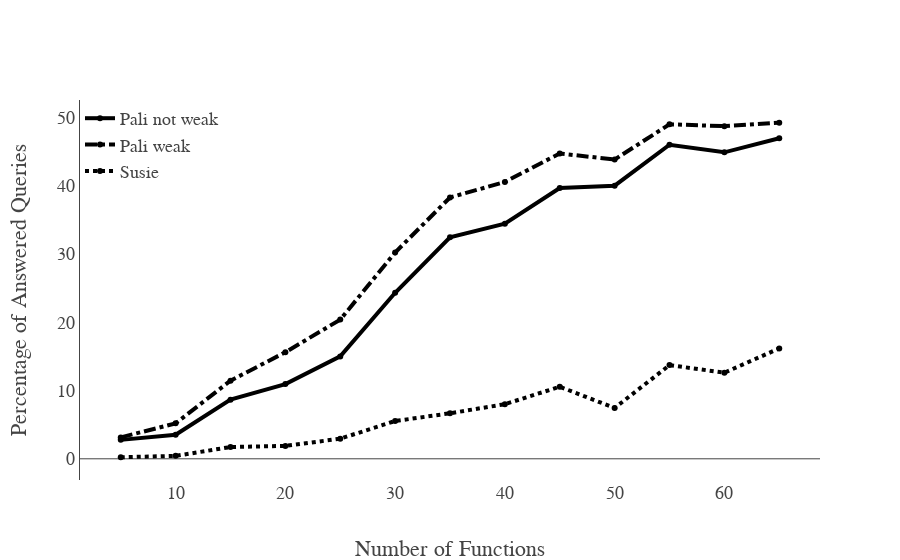

The notebook cell saved with this chart:
### Code cell
layout = Layout(
  #  title='Comparisation Performance With Rule Order Optimization',
    font=dict(family='Latin Modern Math', size=6*3),
    xaxis=dict(
        title='Number of Functions',
        autorange=True,
        showgrid=False,
        zeroline=False,
        showline=False,
        autotick=True,
        ticks='',
        showticklabels=True
    ),
    yaxis=dict(
        title='Percentage of Answered Queries',
        autorange=True,
        showgrid=False,
        zeroline=True,
        showline=True,
        autotick=True,
        ticks='',
        showticklabels=True
    ),
    legend=dict(x=0, y=1)
)
fig = Figure(data=data, layout=layout)
iplot(fig)

### Figure 1 — Plotly figure (JSON) as saved in the notebook; plotly's stock layout.template omitted (floating-point values rounded to 4 significant figures)
{"data": [{"line": {"color": "rgb(0, 0, 0)", "width": 4}, "name": "Pali not weak", "type": "scatter", "x": [5, 10, 15, 20, 25, 30, 35, 40, 45, 50, 55, 60, 65], "y": [2.773, 3.525, 8.667, 10.94, 15, 24.32, 32.44, 34.44, 39.67, 40, 46, 44.89, 46.94]}, {"line": {"color": "rgb(0, 0, 0)", "dash": "dashdot", "width": 4}, "name": "Pali weak", "type": "scatter", "x": [5, 10, 15, 20, 25, 30, 35, 40, 45, 50, 55, 60, 65], "y": [3.136, 5.193, 11.44, 15.61, 20.39, 30.21, 38.28, 40.56, 44.72, 43.83, 49, 48.72, 49.22]}, {"line": {"color": "rgb(0, 0, 0)", "dash": "dot", "width": 4}, "name": "Susie", "type": "scatter", "x": [5, 10, 15, 20, 25, 30, 35, 40, 45, 50, 55, 60, 65], "y": [0.2273, 0.4288, 1.722, 1.889, 2.944, 5.536, 6.667, 8, 10.56, 7.444, 13.72, 12.61, 16.17]}], "layout": {"font": {"family": "Latin Modern Math", "size": 18}, "legend": {"x": 0, "y": 1}, "xaxis": {"autorange": true, "autotick": true, "showgrid": false, "showline": false, "showticklabels": true, "ticks": "", "title": "Number of Functions", "zeroline": false}, "yaxis": {"autorange": true, "autotick": true, "showgrid": false, "showline": true, "showticklabels": true, "ticks": "", "title": "Percentage of Answered Queries", "zeroline": true}}}
